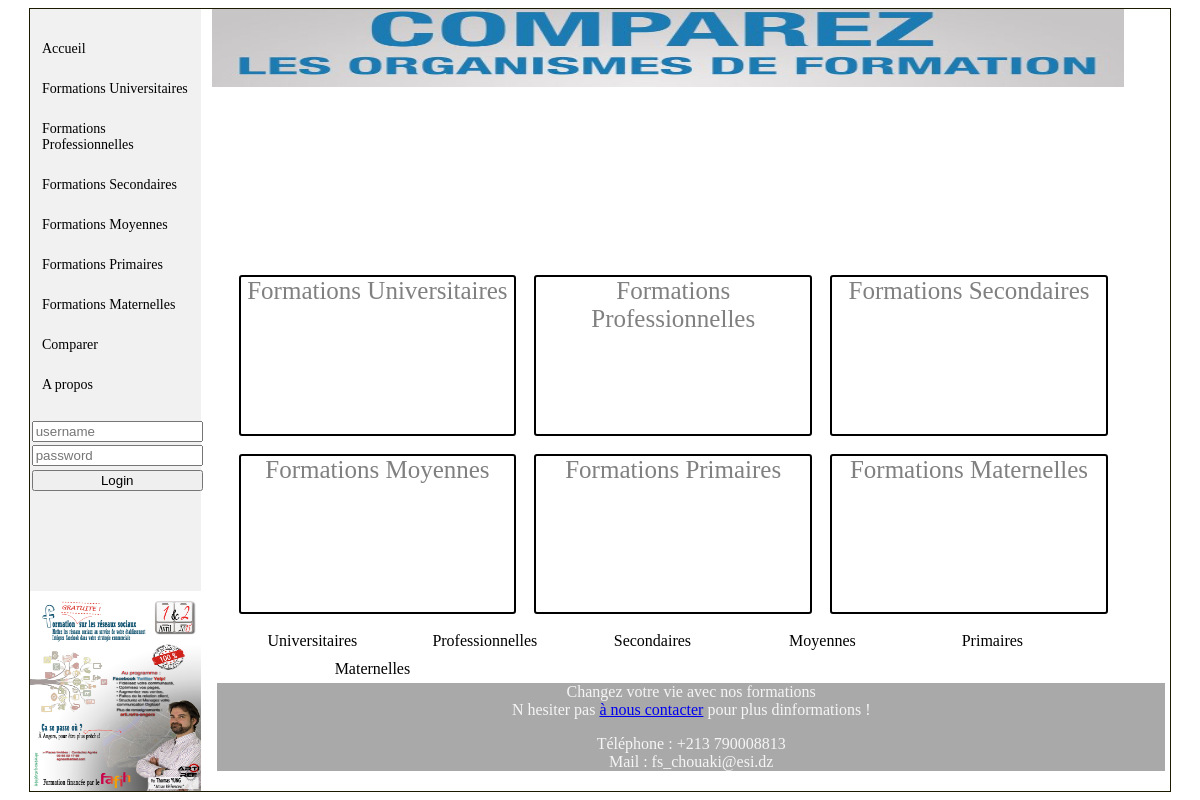
The page /User on the database its author committed.
### tables this page shows
CREATE TABLE IF NOT EXISTS `categorie` (
  `id` int(11) NOT NULL AUTO_INCREMENT,
  `nom` varchar(30) NOT NULL,
  PRIMARY KEY (`id`),
  UNIQUE KEY `nom` (`nom`)
);

### User/index.php (called while the page is built)
<?php
    require ("View/Accueil.php");
    $pageAcceuil = new Accueil();
    $pageAcceuil->afficherHead();
    $pageAcceuil->afficherHeader();
    $pageAcceuil->afficherMenu();
    $pageAcceuil->afficherCorps();
    $pageAcceuil->afficherPiedDePage();
    $pageAcceuil->fermerBody();
?>

### User/Controller/AccueilController.php (called while the page is built)
<?php
require_once ($_SERVER["DOCUMENT_ROOT"]."/ProjetWeb/User/Model/Categorie.php");
require_once ("C:\wamp64\www\ProjetWeb\User\Model\Categorie.php");
class AccueilController
{
    private $categoriesGetter;
    public function __construct()
    {
        $this->categoriesGetter = new Categorie();
    }
    public function getCategories()
    {
        return $this->categoriesGetter->getCategories();
    }
}

### User/Model/Categorie.php (called while the page is built)
<?php
require_once ("bddConnexion.php");
class Categorie
{
    function getCategories()
    {
        $requete = "SELECT * FROM categorie";
        return bddConnexion::execute_query($requete);
    }
}

### User/Model/bddConnexion.php (called while the page is built, shortened)
<?php
class bddConnexion
{
    private static $bdd;
    private static $isConnected = false;
    private static $dbAddress = "mysql:host=localhost;dbname=TDW";
    private static $dbUser = "root";
    private static $dbPassword = "";
    private static function init_connection()
    {
        if(!bddConnexion::$isConnected)
        {
            bddConnexion::$bdd = new PDO(bddConnexion::$dbAddress, bddConnexion::$dbUser, bddConnexion::$dbPassword);
            bddConnexion::$isConnected = true;
        }
    }
    public static function prepare_and_execute_query($requete, $donnees)
    {
        $statement = bddConnexion::$bdd->prepare($requete);
        $statement->execute($donnees);
        return self::fetchAll($statement);
    }
    public static function execute_query($requete)
    {
        return self::prepare_and_execute_query($requete,array());
    }
    private static function fetchAll($resultatRequete)
    {
        if($resultatRequete)
        {
            return $resultatRequete->fetchAll(PDO::FETCH_ASSOC);
        }
        else
        {
            return false;
        }
    }
}

### User/View/Accueil.php (the view, shortened to what this page needs)
<?php
require_once ("Controller/AccueilController.php");
class Accueil
{
    private $controleur;
    public function __construct()
    {
        $this->controleur = new AccueilController();
    }
    public function afficherHead()
    {
        echo '<html>
                <head>
                    <meta charset="utf-8">
                    <meta http-equiv="cache-control" content="no-cache" />
                    <link rel="stylesheet" type="text/css" href="View/Styles/acceuil.css" />
                    <title>Choose Your Formation ! </title>
                </head>
                <body>';
    }
    public function afficherHeader()
    {
        echo "<div id ='head'>";
            $this->afficherLogo();
            $this->afficherDiaporama();
        echo "</div>";
    }
    public function afficherLogo()
    {
        echo '  <div id="entete">
                    <img id="logo" src="View/Images/logo.jpg"/>
                </div>';
    }
    public function afficherDiaporama()
    {
        echo '    <div id="diaporama">
                </div>';
    }
    public function afficherMenu()
    {
        $categoriesEcole = $this->controleur->getCategories();
        $element= '
                <div id="aside" width="100%">
                    <div class="menu">
                        <ul >
                             <li><a href="index.php">Accueil</a></li>';
                            foreach ($categoriesEcole as $categorie)
                            {
                                $element.='
                                <li><a href="'.$categorie["nom"].'">Formations '.$categorie["nom"].'</a> </li>';
                            }
                            $element.=' <li><a href="comparer">Comparer</a></li>
                                        <li><a href="#">A propos</a></li>
                        </ul>
                    </div>
                    <div id="zonePub">
                        <img id ="photo_pub" src="View/Images/publicite.jpg"/>
                    </div>
                ';
        if(!isset($_SESSION["username"]) || empty($_SESSION["username"]))
        {
            $element.="<div id='connexionDiv'>
                            <form id='connexionForm' action='Controller/login.php' method='post'>
                                <input type='text' name='username' placeholder='username' class='connexionInput'>
                                <input type='text' name='password' placeholder='password' class='connexionInput'>
                                <input type='submit' value='Login' class='connexionInput'>
                            </form>
                        </div>";
        }
        else
        {
            $element.="<div id='connexionDiv'>
                            <form id='connexionForm' action='Controller/logout.php' method='post'>
                                <input type='submit' value='logout' class='connexionInput'>
                            </form>
                        </div>";
        }
        $element.='</div>';
        echo $element;
    }
    public function afficherCorps($num=null)
    {
        $element=
            '
                <div id="corps">';
                $element.=$this->getCategories();
                $element.='
                </div>';
        echo $element;
    }
    public function afficherPiedDePage()
    {
        $categoriesEcole = $this->controleur->getCategories();
        echo '
                <div id=\'pied_de_page\'>
                <div id="formationsPiedDePage">
                    <ul >';
                    foreach ($categoriesEcole as $categorie) {
                        echo '<li><a href="'.$categorie["nom"].'">'.$categorie["nom"].'</a> </li>';
                    }
            echo '</ul></div>
            <div id="message_pied_de_page">
                <p>Changez votre vie avec nos formations <br />
                N hesiter pas <a href=\'mailto:fs_chouaki@esi.dz\'>à nous contacter</a> pour plus dinformations !</p>
                Téléphone : +213 790008813 <br />
                Mail : fs_chouaki@esi.dz
            </div>
      </div>';
    }
    public function fermerBody()
    {
        echo '
            </body>
                    <script type="text/javascript" src="View/Scripts/jquery-3.3.1.min.js"> </script>
                    <script type="text/javascript" src="View/Scripts/compare.js"> </script>
            </html>
    ';
    }
    private function getCategories()
    {
        $categoriesEcole = $this->controleur->getCategories();
        $element="";
        foreach ($categoriesEcole as $categorie)
        {
            $element.='
                    <div class="categorie"  >
                      <a href="'.$categorie["nom"].'">Formations '.$categorie["nom"].'</a>
                    </div>';
        }
        return $element;
    }
}

### User/View/Styles/acceuil.css (style rules this page uses)
body { min-height: 700px; width: 95%; margin-left: auto; margin-right: auto; border: 1px solid rgba(27, 26, 0.15,1) ; position: relative; }
#head { position: center; width: 80%; margin-left: 16%; }
#logo { width: 100%; height: 10%; display: block; margin-left: auto; margin-right: auto; }
#diaporama { margin: 0 auto; width: 100%; height: 20%; -webkit-animation-name: diapo; -webkit-animation-duration: 12s; -webkit-animation-timing-function: step-start; -webkit-animation-iteration-count: infinite; }
#aside { position: absolute; top: 0; left:0; width: 15%; height: 100%; background-color: #f1f1f1; font-size: 14px; }
ul { list-style-type : none; }
#aside ul { width: 100%; margin-left: 0; padding-left: 0; }
#aside a { color: black; display: block; padding: 12px; text-decoration: none; }
#connexionDiv { width: 100%; }
.connexionInput { width: 100%; margin: 1%; }
.menu { margin-top: 20px; color: whitesmoke; margin-left: 0; }
#corps { min-height: 340px; margin-top: 2%; position: relative; margin-left: 17.5%; width: 80%; color: whitesmoke; text-align: center; }
.categorie { width: 30%; height: 20%; margin: 1%; float: left; text-align: center; cursor: pointer; color: #008CBA; font-size: 25px; border-radius: 3px; border: 2px solid black ; vertical-align: middle; }
.categorie a { text-decoration: none; color: gray; }
#photo_pub { position: absolute; width: 100%; height: 200px; bottom: 0; }
#pied_de_page { margin-left: 16%; padding: 5px; }
#pied_de_page li { position: relative; margin-left: 60px; float: left; }
#pied_de_page li:first-child { margin-left: 0; }
#pied_de_page li a { display:block; float:left; width:100px; color:black; text-decoration:none; text-align:center; padding:5px; }
#message_pied_de_page { clear: left; color: whitesmoke; text-align: center; background-color: darkgrey; }

### rows shown on the page
categorie: nom "Universitaires"
categorie: nom "Professionnelles"
categorie: nom "Secondaires"
categorie: nom "Moyennes"
categorie: nom "Primaires"
categorie: nom "Maternelles"
